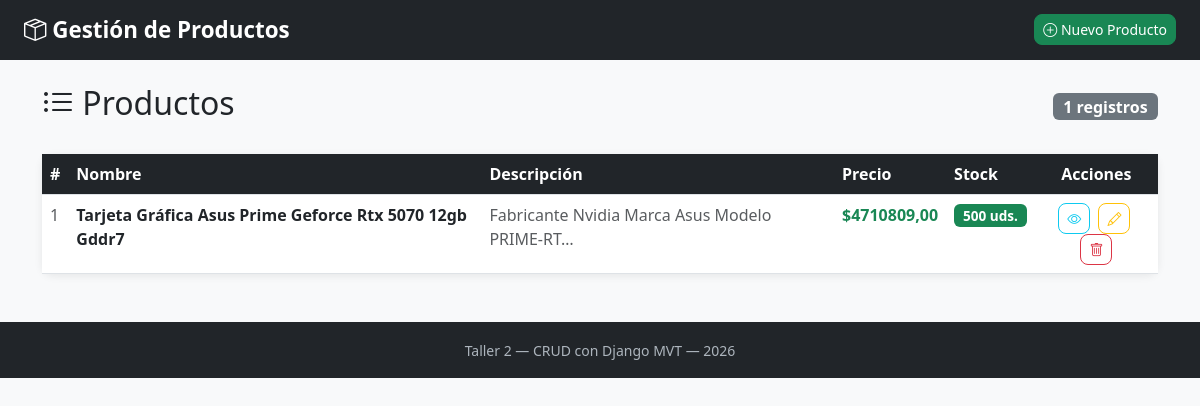
The page / on the database its author committed.
### productos/models.py (models this page shows, shortened)
class Producto(models.Model):
    nombre = models.CharField(max_length=200, verbose_name="Nombre")
    descripcion = models.TextField(verbose_name="Descripción")
    precio = models.DecimalField(max_digits=10, decimal_places=2, verbose_name="Precio")
    stock = models.PositiveIntegerField(default=0, verbose_name="Stock")
    fecha_creacion = models.DateTimeField(auto_now_add=True, verbose_name="Fecha de creación")
    class Meta:
        verbose_name = "Producto"
        verbose_name_plural = "Productos"
        ordering = ['-fecha_creacion']

### productos/views.py (the view)
# urls.py: path('', views.lista_productos, name='lista_productos'),
def lista_productos(request):
    productos = Producto.objects.all()
    return render(request, 'productos/lista.html', {'productos': productos})

### productos/templates/productos/lista.html (shortened to what this page needs)
{% extends 'productos/base.html' %}
{% block content %}
<div class="d-flex justify-content-between align-items-center mb-4">
    <h2><i class="bi bi-list-ul"></i> Productos</h2>
    <span class="badge bg-secondary fs-6">{{ productos.count }} registros</span>
</div>
{% if productos %}
<div class="card">
    <div class="card-body p-0">
        <div class="table-responsive">
            <table class="table table-hover mb-0">
                <thead>
                    <tr>
                        <th>#</th>
                        <th>Nombre</th>
                        <th>Descripción</th>
                        <th>Precio</th>
                        <th>Stock</th>
                        <th class="text-center">Acciones</th>
                    </tr>
                </thead>
                <tbody>
                    {% for producto in productos %}
                    <tr>
                        <td class="text-muted">{{ producto.pk }}</td>
                        <td><strong>{{ producto.nombre }}</strong></td>
                        <td class="text-muted">{{ producto.descripcion|truncatechars:50 }}</td>
                        <td><span class="text-success fw-bold">${{ producto.precio }}</span></td>
                        <td>
                            {% if producto.stock > 0 %}
                                <span class="badge bg-success badge-stock">{{ producto.stock }} uds.</span>
                            {% else %}
                                <span class="badge bg-danger badge-stock">Sin stock</span>
                            {% endif %}
                        </td>
                        <td class="text-center">
                            <a href="{% url 'detalle_producto' producto.pk %}" class="btn btn-sm btn-outline-info me-1" title="Ver detalle">
                                <i class="bi bi-eye"></i>
                            </a>
                            <a href="{% url 'editar_producto' producto.pk %}" class="btn btn-sm btn-outline-warning me-1" title="Editar">
                                <i class="bi bi-pencil"></i>
                            </a>
                            <a href="{% url 'eliminar_producto' producto.pk %}" class="btn btn-sm btn-outline-danger" title="Eliminar">
                                <i class="bi bi-trash"></i>
                            </a>
                        </td>
                    </tr>
                    {% endfor %}
                </tbody>
            </table>
        </div>
    </div>
</div>
{% endif %}
{% endblock %}

### productos/templates/productos/base.html (shortened to what this page needs)
<!DOCTYPE html>
<html lang="es">
<head>
    <link href="https://cdn.jsdelivr.net/npm/bootstrap@5.3.0/dist/css/bootstrap.min.css" rel="stylesheet">
    <link href="https://cdn.jsdelivr.net/npm/bootstrap-icons@1.10.5/font/bootstrap-icons.css" rel="stylesheet">
</head>
<body>
<nav class="navbar navbar-dark bg-dark px-4">
    <a class="navbar-brand" href="{% url 'lista_productos' %}">
        <i class="bi bi-box-seam"></i> Gestión de Productos
    </a>
    <a href="{% url 'crear_producto' %}" class="btn btn-success btn-sm">
        <i class="bi bi-plus-circle"></i> Nuevo Producto
    </a>
</nav>
<div class="container my-4">
    {% block content %}{% endblock %}
</div>
<footer class="text-center py-3 mt-5">
    <small>Taller 2 &mdash; CRUD con Django MVT &mdash; 2026</small>
</footer>
</body>
</html>

### productos/templates/productos/base.html (style rules this page uses)
body { background-color: #f8f9fa; }
.navbar-brand { font-weight: bold; font-size: 1.4rem; }
.card { border: none; box-shadow: 0 2px 8px rgba(0,0,0,0.08); border-radius: 12px; }
.btn { border-radius: 8px; }
.table th { background-color: #212529; color: white; }
.badge-stock { font-size: 0.85rem; }
footer { background-color: #212529; color: #adb5bd; }

### rows shown on the page
Producto: pk "1", nombre "Tarjeta Gráfica Asus Prime Geforce Rtx 5070 12gb Gddr7", descripcion "Fabricante Nvidia Marca Asus Modelo PRIME-RT…", precio "4710809,00", stock "500"

### other values the page prints
{{ productos.count }} "1"
